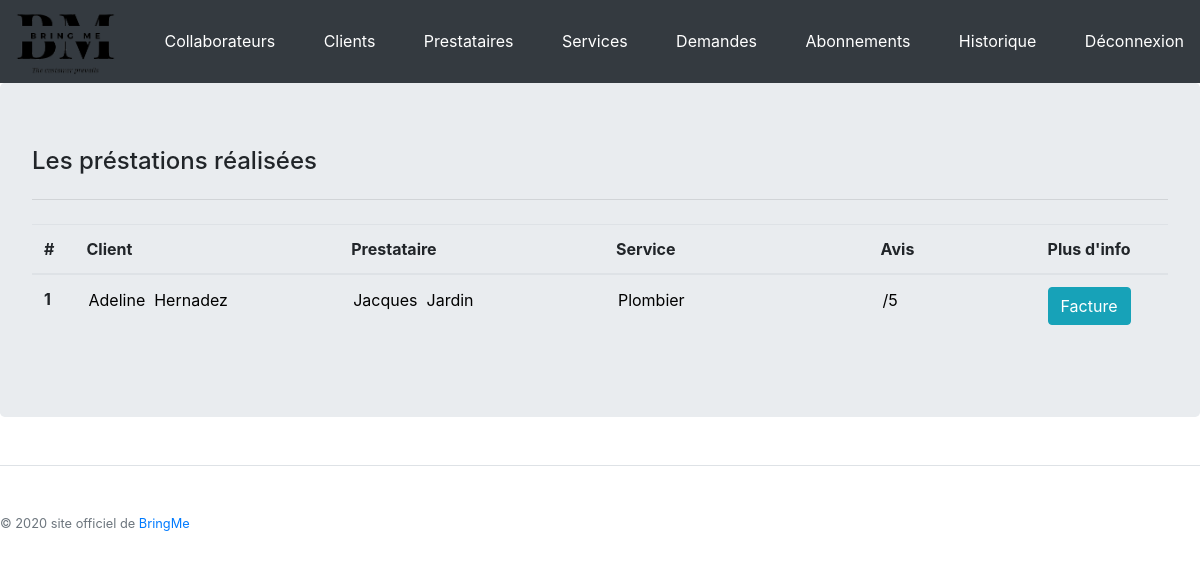
The page /back/history.php (signed in) on the database its author committed.
### tables this page shows
CREATE TABLE IF NOT EXISTS `DELIVERY` (
  `idDelivery` INT AUTO_INCREMENT,
  `deliveryDateStart` DATE,
  `deliveryDateEnd` DATE,
  `deliveryHourStart` TIME,
  `deliveryState` INT,
  `deliveryRate` INT,
  `idService` INT,
  `idProvider` INT,
  `idBill` INT,
  `deliveryHourEnd` TIME,
  PRIMARY KEY (`idDelivery`),
  INDEX `PROVISION_SERVICE_FK` (`idService` ASC),
  INDEX `PROVISION_PROVIDER_FK` (`idProvider` ASC),
  INDEX `PROVISION_BILL_FK` (`idBill` ASC),
  CONSTRAINT `PROVISION_SERVICE_FK`
    FOREIGN KEY (`idService`)
    REFERENCES `SERVICE` (`idService`)
    ON DELETE CASCADE,
  CONSTRAINT `PROVISION_PROVIDER_FK`
    FOREIGN KEY (`idProvider`)
    REFERENCES `PROVIDER` (`idProvider`)
    ON DELETE CASCADE,
  CONSTRAINT `PROVISION_BILL_FK`
    FOREIGN KEY (`idBill`)
    REFERENCES `BILL` (`idBill`)
    ON DELETE CASCADE);

CREATE TABLE IF NOT EXISTS `USER` (
  `idUser` INT AUTO_INCREMENT,
  `userEmail` VARCHAR(50) NOT NULL,
  `userPassword` VARCHAR(255) NOT NULL,
  `userFirstName` VARCHAR(50),
  `userLastName` VARCHAR(50),
  `userBirth` DATE,
  `userAddress` VARCHAR(250),
  `userIdCity` INT,
  `userPhone` VARCHAR(20),
  `userPrivilege` INT,
  `userIp` VARCHAR(50),
  `userAgent` VARCHAR(500),
  `userAnnulation` INT,
  `state` TINYINT(1),
  `idSubscription` INT,
  `subStart` DATE,
  `subEnd` DATE,
  `subHourLeft` FLOAT,
  `userGuid` char(36),
  PRIMARY KEY (`idUser`),
  INDEX `fk_USER_SUBSCRIPTION1_idx` (`idSubscription` ASC),
  CONSTRAINT `fk_USER_SUBSCRIPTION1`
    FOREIGN KEY (`idSubscription`)
    REFERENCES `SUBSCRIPTION` (`idSub`)
    ON DELETE NO ACTION
    ON UPDATE NO ACTION,
  INDEX `USER_CITY_FK` (`userIdCity` ASC),
  CONSTRAINT `USER_CITY_FK`
      FOREIGN KEY (`userIdCity`)
      REFERENCES `CITY` (`idCity`)
      ON DELETE CASCADE);

CREATE TABLE IF NOT EXISTS `PROVIDER` (
  `idProvider` INT AUTO_INCREMENT,
  `providerFirstName` VARCHAR(50),
  `providerLastName` VARCHAR(45),
  `providerPhone` VARCHAR(20),
  `providerEmail` VARCHAR(50) NOT NULL,
  `providerPassword` VARCHAR(255) NOT NULL,
  `providerAddress` VARCHAR(250),
  `providerIdCity` INT,
  `companyName` VARCHAR(45),
  `providerRate` FLOAT,
  `providerAnnulation` INT,
  `state` TINYINT(1),
  `providerGuid` char(36),
  PRIMARY KEY (`idProvider`),
  INDEX `PROVIDER_CITY_FK` (`providerIdCity` ASC),
  CONSTRAINT `PROVIDER_CITY_FK`
    FOREIGN KEY (`providerIdCity`)
    REFERENCES `CITY` (`idCity`)
    ON DELETE CASCADE);

CREATE TABLE IF NOT EXISTS `SERVICE` (
  `idService` INT AUTO_INCREMENT,
  `serviceTitle` VARCHAR(50),
  `servicePrice` FLOAT,
  `serviceDescription` TEXT,
  `serviceImage` VARCHAR(100),
  PRIMARY KEY (`idService`)
);

### back/history.php (the view, shortened to what this page needs)
<?php include('../include/config.php');
$query = $pdo->prepare('SELECT * FROM DELIVERY INNER JOIN SERVICE ON SERVICE.idService = DELIVERY.idService INNER JOIN PROVIDER ON PROVIDER.idProvider = DELIVERY.idProvider INNER JOIN BILL ON BILL.idBill = DELIVERY.idBill INNER JOIN USER ON USER.idUser = BILL.idUser WHERE DELIVERY.deliveryState = 1 OR DELIVERY.deliveryState = 0');
$query->execute();
$resultats = $query->fetchAll();
?>
<!DOCTYPE html>
<html>
<head>
  <link rel="stylesheet" href="../css/bootstrap.min.css">
  <link rel="stylesheet" href="../css/inscription.css">
</head>
<body>
 <?php include('../include/config.php');
 include('../css/linkCss.php');
 include('include/headerBack.php');
 ?>
<div class="jumbotron table-responsive-xl">
        <h4>Les préstations réalisées</h4>
        <hr class="my-4">
 <table class="table table-hover">
    <thead>
      <tr>
        <th scope="col">#</th>
        <th scope="col">Client</th>
        <th scope="col">Prestataire</th>
        <th scope="col">Service</th>
        <th scope="col">Avis</th>
        <th scope="col">Plus d'info</th>
      </tr>
    </thead>
  <?php foreach ($resultats as $delivery) { ?>
        <tbody>
          <tr>
              <th scope="row"><?php echo $delivery['idDelivery']; ?></th>
                  <td>
                    <input type="text" class="inputHistory" name="user" value="<?php echo $delivery['userFirstName']. '  '. $delivery['userLastName']; ?>">
                  </td>
                  <td>
                    <input type="text" class="inputHistory" name="provider" value="<?php echo $delivery['providerFirstName'].'  '.$delivery['providerLastName']; ?>">
                  </td>
                  <td>
                    <input type="text" class="inputHistory" name="service" value="<?php echo $delivery['serviceTitle']; ?>">
                  </td>
                  <td>
                    <input type="text" class="input" name="avis" value="<?php echo $delivery['deliveryRate']; ?>/5">
                  </td>
                  <td>
                    <a class="btn btn-info" target="_blank" href="../pdfGenerator.php?idBill=<?=$delivery['idBill']?>&userGuid=<?=$delivery['userGuid']?>">Facture</a>
                  </td>
          </tr>
        </tbody>
  <?php
        } ?>
</table>
</div>
  <?php include('../include/footer.php'); ?>
</body>
</html>

### css/back.css (style rules this page uses)
input { background-color:transparent; border: 0px solid; }
.input { width: 111px; }
.inputHistory { width: 190px; }

### rows shown on the page
delivery: idDelivery "1", user "Adeline Hernadez", provider "Jacques Jardin", service "Plombier"
